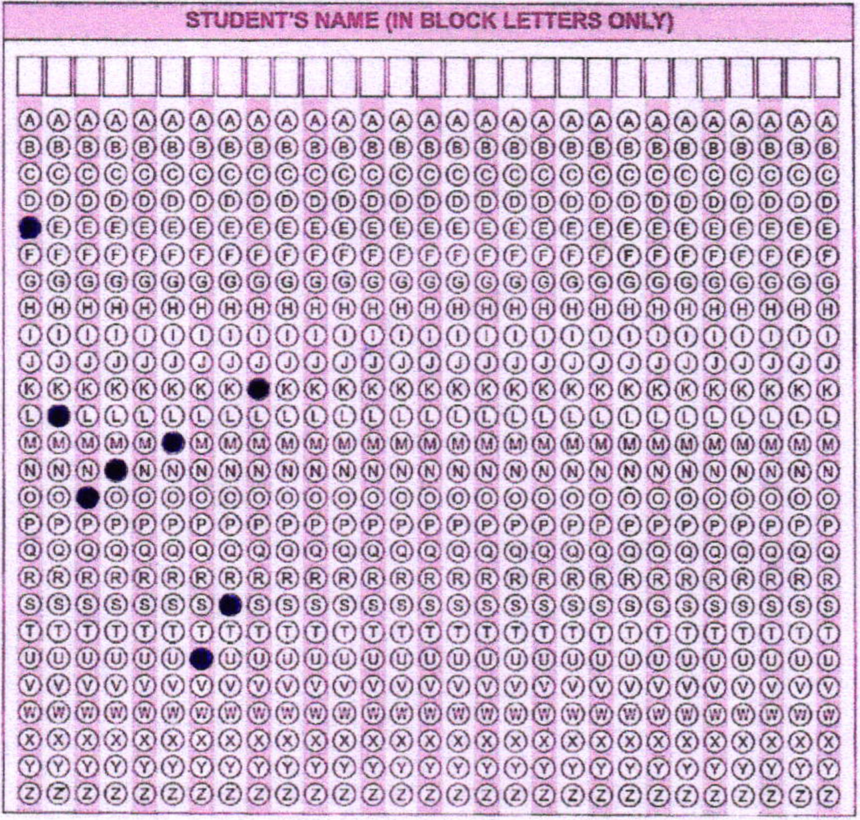
#> input picture test_t2/Final_omr/Aligned/Name.png, 860 x 820 px, shrunk from 1337 x 1275 before the run
$ python -i Name_recog.py   (imports and definitions only)   (older library calls are emulated)
#> lines starting #> are read from the running program, lines starting #| are printed output that depends on the picture; after the words box and inside, x2 and y2 are one past the last pixel; in counts of white or black regions, pixels touching at a corner belong together
import cv2
import numpy as np

alpha =['A','B','C','D','E','F','G','H','I','J','K','L','M','N','O','P','Q','R','S','T','U','V','W','X','Y','Z']

def name():
    orginal=cv2.imread("Aligned/Name.png",0)
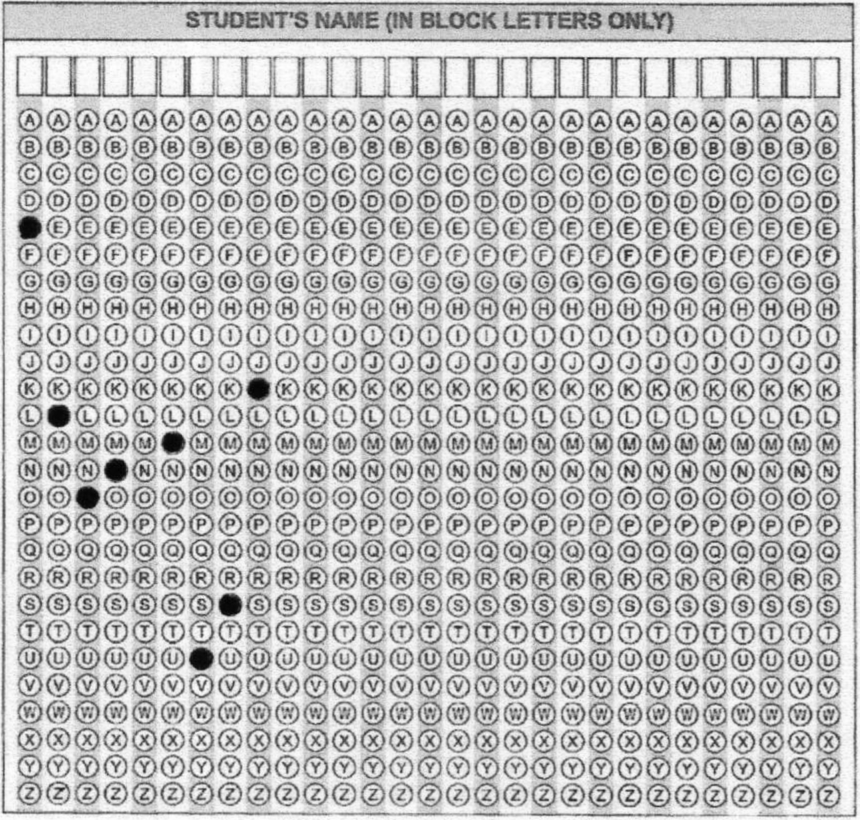
#> orginal: shape (820, 860); min 2, max 255, mean 187.8

    h,w = orginal.shape
#> h = 820; w = 860
    crop= orginal[155:h-20,28:w-30]
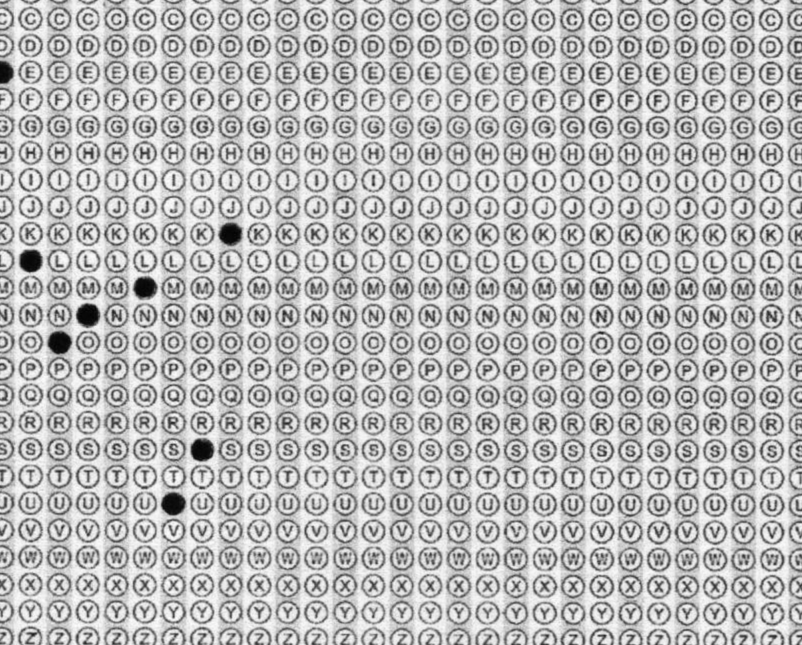
#> crop: shape (645, 802); min 2, max 253, mean 184
    th, im_th = cv2.threshold(crop,127,255,0)
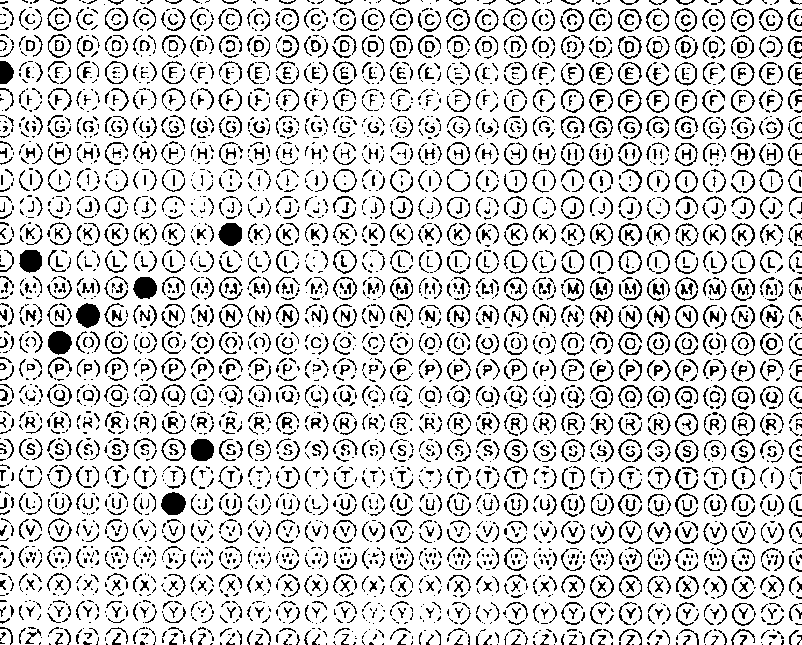
#> im_th: shape (645, 802); 82.3% white; black in thin lines or dots
    im_th=~im_th
#> im_th: shape (645, 802); 17.7% white in thin lines or dots
    kernel = np.ones((5,5), np.uint8)
    binary = cv2.erode(im_th, kernel, iterations=2)
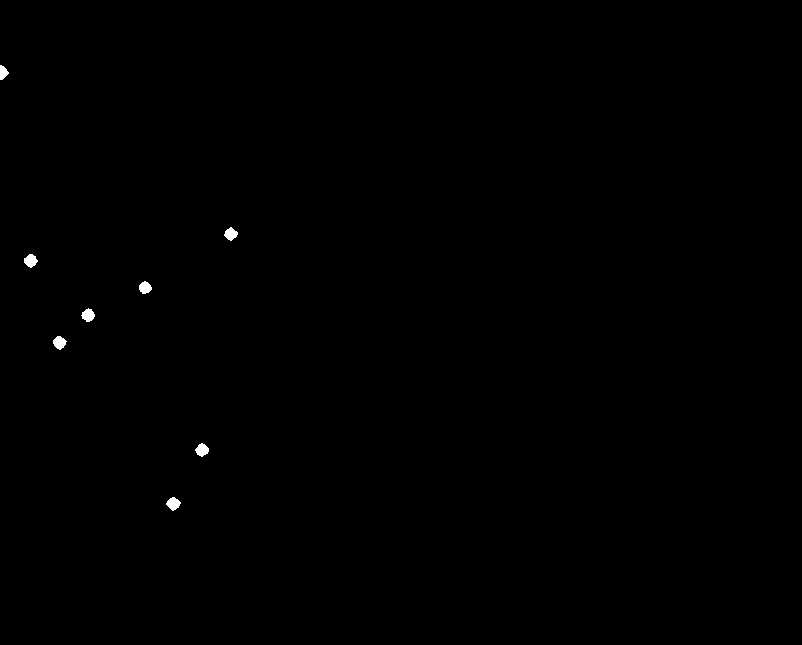
#> binary: shape (645, 802); 0.19% white; 8 white regions, largest, box (x1, y1, x2, y2) and area: (166, 497, 181, 511) 133, (24, 254, 38, 268) 131, (81, 308, 95, 322) 130

    h1,w1 = crop.shape
#> h1 = 645; w1 = 802
    name=[]

    #cv2.imshow("Foreground", crop )
#    cv2.waitKey(0)

    for y in range(0, w1,np.uint(np.floor(w1/29))):

        if (y +int(w1/29) > w1):
            break
        column = binary[10:h1, y: y +int(w1/29)]
        visc=crop[10:h1, y: y +int(w1/29)]
        countn = 0

        for x in range(0, h1,np.uint(np.floor(h1/26))):

            if (x+int(h1/26) > h1):
                break
            row = column[x:x+int(h1/26),:]
            visr=visc[x:x+int(h1/26),:]
            countn+=1
    #        cv2.imshow("Foreground", visr )
    #        cv2.waitKey(1)

            (_,cnts, _) = cv2.findContours(row, cv2.RETR_EXTERNAL,cv2.CHAIN_APPROX_SIMPLE)
            if len(cnts) == 1:
                name.append(alpha[countn-1])
#> this loop made 30 passes
#> pass 1, in name, `column = binary[10:h1, y: y +int(w1/29)]`:
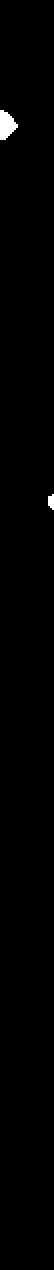
#> column: shape (635, 27) (shown 2 times larger); 0.64% white; 2 white regions (1 under 20 px), largest, box (x1, y1, x2, y2) and area: (0, 55, 9, 70) 90
#> pass 1, in name, `visc=crop[10:h1, y: y +int(w1/29)]`:
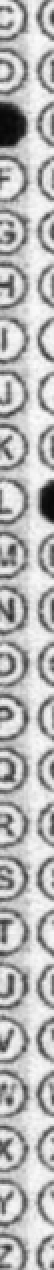
#> visc: shape (635, 27) (shown 2 times larger); min 7, max 252, mean 183.6
#> pass 2, in name, `visc=crop[10:h1, y: y +int(w1/29)]`:
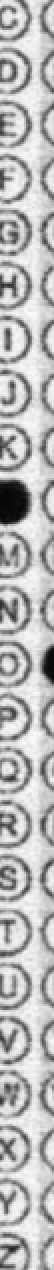
#> visc: shape (635, 27) (shown 2 times larger); min 6, max 252, mean 185.1
#> after the loop: row: shape (24, 27); every value is 0
#> after the loop, name = ['C', 'K', 'K', 'N', 'N', 'O', 'M', 'L', 'U', 'S', 'J']

    name=''.join(name)
    return name

>>> result = name()
#> result = 'CKKNNOMLUSJ'
